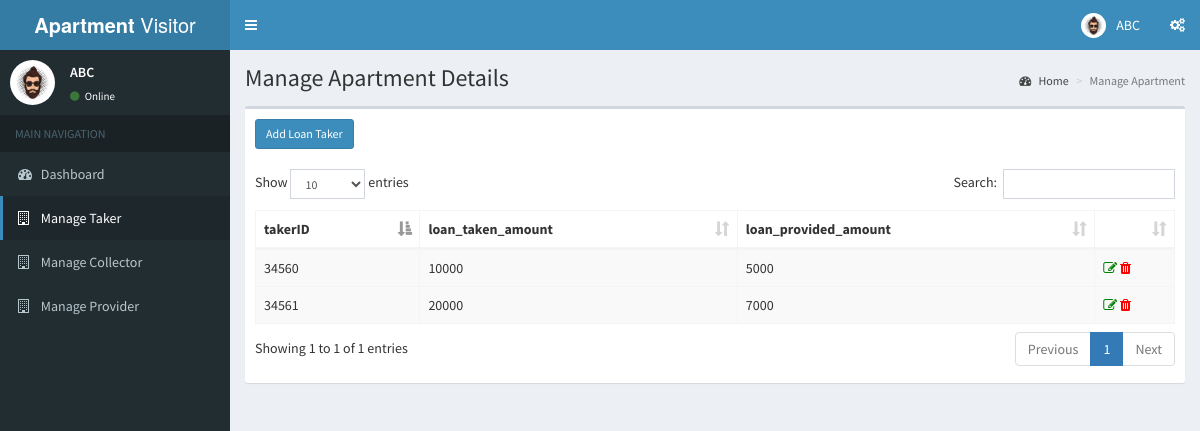
/loan-taker.php (signed in), run on the app's committed database.
### tables this page shows
create table loan_taker(
    takerID int(5) not null,
    loan_taken_amount int(5),
    loan_provided_amount int(5),
    primary key(takerID)
);

### loan-taker.php (the view, shortened to what this page needs)
<?php
  include('includes/dbconn.php');
  if (strlen($_SESSION['avmsaid']==0)) {
   header('location:logout.php');
   } else {
?>
<!DOCTYPE html>
<html>
<head>
  <link rel="stylesheet" href="bower_components/bootstrap/dist/css/bootstrap.min.css">
  <link rel="stylesheet" href="bower_components/font-awesome/css/font-awesome.min.css">
  <link rel="stylesheet" href="bower_components/Ionicons/css/ionicons.min.css">
  <link rel="stylesheet" href="dist/css/AdminLTE.min.css">
  <link rel="stylesheet" href="dist/css/skins/_all-skins.min.css">
  <link rel="stylesheet" href="bower_components/datatables.net-bs/css/dataTables.bootstrap.min.css">
</head>
<body class="hold-transition skin-blue sidebar-mini">
<div class="wrapper">
    <?php include 'includes/header.php'?>
    <?php $page='taker'; include 'includes/sidebar4.php'?>
  <div class="content-wrapper">
    <section class="content-header">
      <h1>
        Manage Apartment Details
      </h1>
      <ol class="breadcrumb">
        <li><a href="dashboard4.php"><i class="fa fa-dashboard"></i> Home</a></li>
        <li class="active">Manage Apartment</li>
      </ol>
    </section>
    <section class="content">
    <div class="row">
        <div class="col-xs-12">
          <div class="box">
            <div class="box-header">
              <h3 class="box-title"><a href="add-loan-taker.php"><button type="button" class="btn btn-block btn-primary btn-sm">Add Loan Taker</button></a></h3>
            </div>
            <div class="box-body">
              <table id="example1" class="table table-bordered table-hover table-striped">
                <thead>
                <tr>
                  <th>takerID</th>
                  <th>loan_taken_amount</th>
                  <th>loan_provided_amount</th>
                  <th></th>
                </tr>
                </thead>
                <?php
                $ret=mysqli_query($con,"SELECT * from loan_taker");
                while ($row=mysqli_fetch_array($ret)) {
                ?>
                <tbody>
                <tr>
                  <td><?php echo $row['takerID'];?></td>
                  <td><?php  echo $row['loan_taken_amount'];?></td>
                  <td><?php  echo $row['loan_provided_amount'];?></td>
                  <td><a href="edit-apartment.php?editid=<?php echo $row['ID'];?>" title="View Full Details"><i class="fa fa-edit" style="color:green;"></i></a>
                  <a href="remove-apartment.php?editid=<?php echo $row['ID'];?>" title="View Full Details"><i class="fa fa-trash" style="color:red;"></i></a></td>
                </tr>
                <?php
                }?>
                </tbody>
              </table>
            </div>
          </div>
        </div>
      </div>
    </section>
  </div>
</div>
</body>
</html>
<?php } ?>

### data on the page
loan_taker: takerID "34560", loan_taken_amount "10000", loan_provided_amount "5000"
loan_taker: takerID "34561", loan_taken_amount "20000", loan_provided_amount "7000"

### other printed values
$name "ABC"
